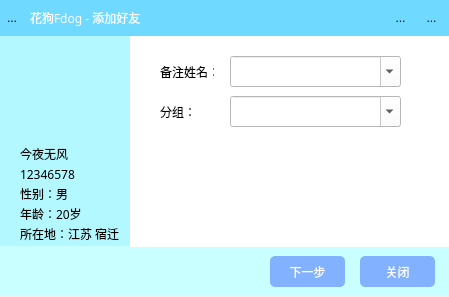
<?xml version="1.0" encoding="UTF-8"?>
<ui version="4.0">
 <class>Addfriend</class>
 <widget class="QWidget" name="Addfriend">
  <property name="geometry">
   <rect>
    <x>0</x>
    <y>0</y>
    <width>449</width>
    <height>297</height>
   </rect>
  </property>
  <property name="windowTitle">
   <string>Form</string>
  </property>
  <widget class="QWidget" name="widget_4" native="true">
   <property name="geometry">
    <rect>
     <x>0</x>
     <y>0</y>
     <width>449</width>
     <height>36</height>
    </rect>
   </property>
   <property name="styleSheet">
    <string notr="true">background-color: rgb(112, 217, 255);</string>
   </property>
   <layout class="QHBoxLayout" name="horizontalLayout_2">
    <property name="leftMargin">
     <number>0</number>
    </property>
    <property name="topMargin">
     <number>0</number>
    </property>
    <property name="rightMargin">
     <number>0</number>
    </property>
    <property name="bottomMargin">
     <number>0</number>
    </property>
    <item>
     <layout class="QHBoxLayout" name="horizontalLayout">
      <item>
       <widget class="QToolButton" name="toolButton">
        <property name="minimumSize">
         <size>
          <width>0</width>
          <height>34</height>
         </size>
        </property>
        <property name="text">
         <string>...</string>
        </property>
        <property name="icon">
         <iconset resource="res.qrc">
          <normaloff>:/lib/fdogicon.png</normaloff>:/lib/fdogicon.png</iconset>
        </property>
        <property name="iconSize">
         <size>
          <width>18</width>
          <height>18</height>
         </size>
        </property>
        <property name="autoRaise">
         <bool>true</bool>
        </property>
       </widget>
      </item>
      <item>
       <widget class="QLabel" name="label">
        <property name="minimumSize">
         <size>
          <width>0</width>
          <height>34</height>
         </size>
        </property>
        <property name="font">
         <font>
          <family>Microsoft YaHei</family>
          <pointsize>9</pointsize>
          <stylestrategy>PreferAntialias</stylestrategy>
         </font>
        </property>
        <property name="styleSheet">
         <string notr="true">color: rgb(255, 255, 255);</string>
        </property>
        <property name="text">
         <string>花狗Fdog - 添加好友</string>
        </property>
       </widget>
      </item>
      <item>
       <widget class="QToolButton" name="toolButton_2">
        <property name="minimumSize">
         <size>
          <width>25</width>
          <height>25</height>
         </size>
        </property>
        <property name="maximumSize">
         <size>
          <width>25</width>
          <height>25</height>
         </size>
        </property>
        <property name="text">
         <string>...</string>
        </property>
        <property name="icon">
         <iconset resource="res.qrc">
          <normaloff>:/lib/zuixiaohua.png</normaloff>:/lib/zuixiaohua.png</iconset>
        </property>
        <property name="iconSize">
         <size>
          <width>20</width>
          <height>20</height>
         </size>
        </property>
        <property name="autoRaise">
         <bool>true</bool>
        </property>
       </widget>
      </item>
      <item>
       <widget class="QToolButton" name="toolButton_3">
        <property name="minimumSize">
         <size>
          <width>25</width>
          <height>25</height>
         </size>
        </property>
        <property name="maximumSize">
         <size>
          <width>25</width>
          <height>25</height>
         </size>
        </property>
        <property name="text">
         <string>...</string>
        </property>
        <property name="icon">
         <iconset resource="res.qrc">
          <normaloff>:/lib/guanbi.png</normaloff>:/lib/guanbi.png</iconset>
        </property>
        <property name="iconSize">
         <size>
          <width>20</width>
          <height>20</height>
         </size>
        </property>
        <property name="autoRaise">
         <bool>true</bool>
        </property>
       </widget>
      </item>
      <item>
       <spacer name="horizontalSpacer">
        <property name="orientation">
         <enum>Qt::Horizontal</enum>
        </property>
        <property name="sizeType">
         <enum>QSizePolicy::Fixed</enum>
        </property>
        <property name="sizeHint" stdset="0">
         <size>
          <width>5</width>
          <height>20</height>
         </size>
        </property>
       </spacer>
      </item>
     </layout>
    </item>
   </layout>
  </widget>
  <widget class="QWidget" name="widget_5" native="true">
   <property name="geometry">
    <rect>
     <x>0</x>
     <y>36</y>
     <width>449</width>
     <height>259</height>
    </rect>
   </property>
   <property name="minimumSize">
    <size>
     <width>5</width>
     <height>5</height>
    </size>
   </property>
   <widget class="QWidget" name="widget_2" native="true">
    <property name="geometry">
     <rect>
      <x>0</x>
      <y>0</y>
      <width>131</width>
      <height>211</height>
     </rect>
    </property>
    <property name="styleSheet">
     <string notr="true">background-color: rgb(179, 248, 255);</string>
    </property>
    <widget class="QLabel" name="label_8">
     <property name="geometry">
      <rect>
       <x>20</x>
       <y>110</y>
       <width>61</width>
       <height>16</height>
      </rect>
     </property>
     <property name="font">
      <font>
       <family>Microsoft YaHei</family>
       <stylestrategy>PreferAntialias</stylestrategy>
      </font>
     </property>
     <property name="text">
      <string>今夜无风</string>
     </property>
    </widget>
    <widget class="QLabel" name="label_9">
     <property name="geometry">
      <rect>
       <x>20</x>
       <y>130</y>
       <width>61</width>
       <height>16</height>
      </rect>
     </property>
     <property name="font">
      <font>
       <family>Microsoft YaHei</family>
       <stylestrategy>PreferAntialias</stylestrategy>
      </font>
     </property>
     <property name="text">
      <string>12346578</string>
     </property>
    </widget>
    <widget class="QLabel" name="label_10">
     <property name="geometry">
      <rect>
       <x>20</x>
       <y>150</y>
       <width>71</width>
       <height>16</height>
      </rect>
     </property>
     <property name="font">
      <font>
       <family>Microsoft YaHei</family>
       <stylestrategy>PreferAntialias</stylestrategy>
      </font>
     </property>
     <property name="text">
      <string>性别：男</string>
     </property>
    </widget>
    <widget class="QLabel" name="label_11">
     <property name="geometry">
      <rect>
       <x>20</x>
       <y>170</y>
       <width>71</width>
       <height>16</height>
      </rect>
     </property>
     <property name="font">
      <font>
       <family>Microsoft YaHei</family>
       <stylestrategy>PreferAntialias</stylestrategy>
      </font>
     </property>
     <property name="text">
      <string>年龄：20岁</string>
     </property>
    </widget>
    <widget class="QLabel" name="label_12">
     <property name="geometry">
      <rect>
       <x>20</x>
       <y>190</y>
       <width>111</width>
       <height>16</height>
      </rect>
     </property>
     <property name="font">
      <font>
       <family>Microsoft YaHei</family>
       <stylestrategy>PreferAntialias</stylestrategy>
      </font>
     </property>
     <property name="text">
      <string>所在地：江苏 宿迁</string>
     </property>
    </widget>
    <widget class="QPushButton" name="pushButton_3">
     <property name="geometry">
      <rect>
       <x>20</x>
       <y>20</y>
       <width>81</width>
       <height>81</height>
      </rect>
     </property>
     <property name="text">
      <string/>
     </property>
     <property name="autoDefault">
      <bool>true</bool>
     </property>
     <property name="default">
      <bool>false</bool>
     </property>
     <property name="flat">
      <bool>true</bool>
     </property>
    </widget>
   </widget>
   <widget class="QWidget" name="widget_3" native="true">
    <property name="geometry">
     <rect>
      <x>0</x>
      <y>210</y>
      <width>451</width>
      <height>51</height>
     </rect>
    </property>
    <property name="styleSheet">
     <string notr="true">background-color: rgb(201, 255, 255);</string>
    </property>
    <widget class="QPushButton" name="pushButton">
     <property name="geometry">
      <rect>
       <x>270</x>
       <y>10</y>
       <width>75</width>
       <height>31</height>
      </rect>
     </property>
     <property name="font">
      <font>
       <family>Microsoft YaHei</family>
       <stylestrategy>PreferAntialias</stylestrategy>
      </font>
     </property>
     <property name="styleSheet">
      <string notr="true">background-color: rgb(130, 178, 255);
border-style:solid;
color: rgb(255, 255, 255);
border-radius:5px;
</string>
     </property>
     <property name="text">
      <string>下一步</string>
     </property>
    </widget>
    <widget class="QPushButton" name="pushButton_2">
     <property name="geometry">
      <rect>
       <x>360</x>
       <y>10</y>
       <width>75</width>
       <height>31</height>
      </rect>
     </property>
     <property name="font">
      <font>
       <family>Microsoft YaHei</family>
       <stylestrategy>PreferAntialias</stylestrategy>
      </font>
     </property>
     <property name="styleSheet">
      <string notr="true">background-color: rgb(130, 178, 255);
border-style:solid;
color: rgb(255, 255, 255);
border-radius:5px;
</string>
     </property>
     <property name="text">
      <string>关闭</string>
     </property>
    </widget>
   </widget>
   <widget class="QStackedWidget" name="stackedWidget">
    <property name="geometry">
     <rect>
      <x>130</x>
      <y>0</y>
      <width>327</width>
      <height>211</height>
     </rect>
    </property>
    <property name="styleSheet">
     <string notr="true">background-color: rgb(255, 255, 255);</string>
    </property>
    <property name="currentIndex">
     <number>1</number>
    </property>
    <widget class="QWidget" name="page">
     <widget class="QLineEdit" name="lineEdit">
      <property name="geometry">
       <rect>
        <x>10</x>
        <y>40</y>
        <width>301</width>
        <height>71</height>
       </rect>
      </property>
      <property name="font">
       <font>
        <family>Microsoft YaHei</family>
        <stylestrategy>PreferAntialias</stylestrategy>
       </font>
      </property>
      <property name="styleSheet">
       <string notr="true">border-style:solid;
border-width:1px;
border-color: rgb(136, 136, 136);
border-radius:3px;
</string>
      </property>
      <property name="alignment">
       <set>Qt::AlignLeading|Qt::AlignLeft|Qt::AlignTop</set>
      </property>
      <property name="placeholderText">
       <string>我是...</string>
      </property>
     </widget>
     <widget class="QLabel" name="label_3">
      <property name="geometry">
       <rect>
        <x>10</x>
        <y>10</y>
        <width>121</width>
        <height>20</height>
       </rect>
      </property>
      <property name="font">
       <font>
        <family>Microsoft YaHei</family>
        <stylestrategy>PreferAntialias</stylestrategy>
       </font>
      </property>
      <property name="text">
       <string>请输入验证信息：</string>
      </property>
     </widget>
    </widget>
    <widget class="QWidget" name="page_2">
     <widget class="QLabel" name="label_4">
      <property name="geometry">
       <rect>
        <x>30</x>
        <y>20</y>
        <width>54</width>
        <height>31</height>
       </rect>
      </property>
      <property name="font">
       <font>
        <family>Microsoft YaHei</family>
        <stylestrategy>PreferAntialias</stylestrategy>
       </font>
      </property>
      <property name="text">
       <string>备注姓名：</string>
      </property>
     </widget>
     <widget class="QComboBox" name="comboBox">
      <property name="geometry">
       <rect>
        <x>100</x>
        <y>20</y>
        <width>171</width>
        <height>31</height>
       </rect>
      </property>
      <property name="styleSheet">
       <string notr="true"/>
      </property>
      <property name="editable">
       <bool>true</bool>
      </property>
     </widget>
     <widget class="QComboBox" name="comboBox_2">
      <property name="geometry">
       <rect>
        <x>100</x>
        <y>60</y>
        <width>171</width>
        <height>31</height>
       </rect>
      </property>
      <property name="editable">
       <bool>true</bool>
      </property>
     </widget>
     <widget class="QLabel" name="label_5">
      <property name="geometry">
       <rect>
        <x>30</x>
        <y>60</y>
        <width>54</width>
        <height>31</height>
       </rect>
      </property>
      <property name="font">
       <font>
        <family>Microsoft YaHei</family>
        <stylestrategy>PreferAntialias</stylestrategy>
       </font>
      </property>
      <property name="text">
       <string>分组：</string>
      </property>
     </widget>
    </widget>
    <widget class="QWidget" name="page_3">
     <widget class="QLabel" name="label_6">
      <property name="geometry">
       <rect>
        <x>20</x>
        <y>30</y>
        <width>31</width>
        <height>31</height>
       </rect>
      </property>
      <property name="styleSheet">
       <string notr="true">border-image: url(:/lib/down.png);</string>
      </property>
      <property name="text">
       <string/>
      </property>
     </widget>
     <widget class="QLabel" name="label_7">
      <property name="geometry">
       <rect>
        <x>60</x>
        <y>20</y>
        <width>261</width>
        <height>51</height>
       </rect>
      </property>
      <property name="font">
       <font>
        <family>Microsoft YaHei</family>
        <stylestrategy>PreferAntialias</stylestrategy>
       </font>
      </property>
      <property name="text">
       <string>你的好友添加请求已经发送成功，正在等待
对方确认。</string>
      </property>
     </widget>
    </widget>
   </widget>
  </widget>
 </widget>
 <resources>
  <include location="res.qrc"/>
 </resources>
 <connections/>
</ui>
